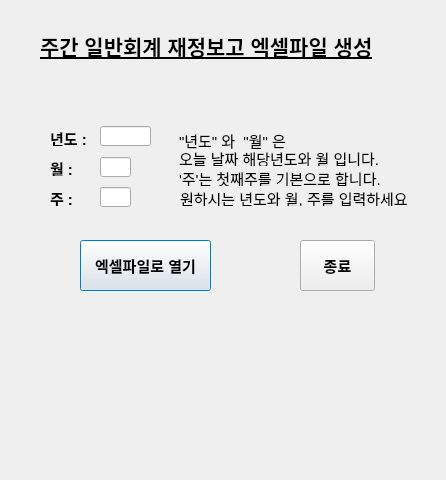
<?xml version="1.0" encoding="UTF-8"?>
<ui version="4.0">
 <class>bogoseo</class>
 <widget class="QDialog" name="bogoseo">
  <property name="windowModality">
   <enum>Qt::ApplicationModal</enum>
  </property>
  <property name="geometry">
   <rect>
    <x>0</x>
    <y>0</y>
    <width>446</width>
    <height>480</height>
   </rect>
  </property>
  <property name="font">
   <font>
    <pointsize>11</pointsize>
   </font>
  </property>
  <property name="windowTitle">
   <string>일반회계 재정보고파일 생성</string>
  </property>
  <widget class="QLabel" name="label">
   <property name="geometry">
    <rect>
     <x>40</x>
     <y>30</y>
     <width>401</width>
     <height>31</height>
    </rect>
   </property>
   <property name="font">
    <font>
     <pointsize>16</pointsize>
     <bold>true</bold>
     <underline>true</underline>
    </font>
   </property>
   <property name="text">
    <string>주간 일반회계 재정보고 엑셀파일 생성</string>
   </property>
  </widget>
  <widget class="QLabel" name="bogo_year">
   <property name="geometry">
    <rect>
     <x>50</x>
     <y>130</y>
     <width>41</width>
     <height>16</height>
    </rect>
   </property>
   <property name="font">
    <font>
     <pointsize>11</pointsize>
     <bold>true</bold>
    </font>
   </property>
   <property name="text">
    <string>년도 :</string>
   </property>
  </widget>
  <widget class="QLabel" name="bogo_month">
   <property name="geometry">
    <rect>
     <x>50</x>
     <y>160</y>
     <width>41</width>
     <height>16</height>
    </rect>
   </property>
   <property name="font">
    <font>
     <pointsize>11</pointsize>
     <bold>true</bold>
    </font>
   </property>
   <property name="text">
    <string>월 :</string>
   </property>
  </widget>
  <widget class="QLabel" name="bogo_week">
   <property name="geometry">
    <rect>
     <x>50</x>
     <y>190</y>
     <width>41</width>
     <height>16</height>
    </rect>
   </property>
   <property name="font">
    <font>
     <pointsize>11</pointsize>
     <bold>true</bold>
    </font>
   </property>
   <property name="text">
    <string>주 :</string>
   </property>
  </widget>
  <widget class="QLineEdit" name="bogo_year_widget">
   <property name="geometry">
    <rect>
     <x>100</x>
     <y>126</y>
     <width>51</width>
     <height>20</height>
    </rect>
   </property>
   <property name="font">
    <font>
     <pointsize>11</pointsize>
     <bold>true</bold>
    </font>
   </property>
   <property name="toolTip">
    <string extracomment="생성하고자 하는 보고서의 &quot;년도&quot;를 숫자만 입력하세요"/>
   </property>
   <property name="toolTipDuration">
    <number>3000</number>
   </property>
   <property name="text">
    <string/>
   </property>
  </widget>
  <widget class="QLineEdit" name="bogo_month_widget">
   <property name="geometry">
    <rect>
     <x>100</x>
     <y>157</y>
     <width>31</width>
     <height>20</height>
    </rect>
   </property>
   <property name="font">
    <font>
     <pointsize>11</pointsize>
     <bold>true</bold>
    </font>
   </property>
   <property name="toolTip">
    <string extracomment="생성하고자 하는 보고서의 &quot;월&quot; 을 숫자만 입력하세요"/>
   </property>
   <property name="toolTipDuration">
    <number>3000</number>
   </property>
  </widget>
  <widget class="QLineEdit" name="bogo_week_widget">
   <property name="geometry">
    <rect>
     <x>100</x>
     <y>187</y>
     <width>31</width>
     <height>20</height>
    </rect>
   </property>
   <property name="font">
    <font>
     <pointsize>11</pointsize>
     <bold>true</bold>
    </font>
   </property>
   <property name="toolTip">
    <string extracomment="생성하고자 하는 보고서의 &quot;주&quot; 을 숫자만 입력하세요"/>
   </property>
   <property name="toolTipDuration">
    <number>3000</number>
   </property>
  </widget>
  <widget class="QPushButton" name="creat_button">
   <property name="geometry">
    <rect>
     <x>80</x>
     <y>240</y>
     <width>131</width>
     <height>51</height>
    </rect>
   </property>
   <property name="font">
    <font>
     <pointsize>11</pointsize>
     <bold>true</bold>
    </font>
   </property>
   <property name="text">
    <string>엑셀파일로 열기</string>
   </property>
  </widget>
  <widget class="QPushButton" name="pushButton_2">
   <property name="geometry">
    <rect>
     <x>300</x>
     <y>240</y>
     <width>75</width>
     <height>51</height>
    </rect>
   </property>
   <property name="font">
    <font>
     <pointsize>11</pointsize>
     <bold>true</bold>
    </font>
   </property>
   <property name="text">
    <string>종료</string>
   </property>
  </widget>
  <widget class="QLabel" name="week_bogo_confirm">
   <property name="geometry">
    <rect>
     <x>10</x>
     <y>330</y>
     <width>431</width>
     <height>41</height>
    </rect>
   </property>
   <property name="font">
    <font>
     <pointsize>11</pointsize>
     <bold>true</bold>
    </font>
   </property>
   <property name="text">
    <string/>
   </property>
  </widget>
  <widget class="QLabel" name="label_2">
   <property name="geometry">
    <rect>
     <x>179</x>
     <y>130</y>
     <width>121</width>
     <height>21</height>
    </rect>
   </property>
   <property name="text">
    <string>&quot;년도&quot; 와  &quot;월&quot; 은</string>
   </property>
  </widget>
  <widget class="QLabel" name="label_3">
   <property name="geometry">
    <rect>
     <x>179</x>
     <y>150</y>
     <width>231</width>
     <height>16</height>
    </rect>
   </property>
   <property name="text">
    <string>오늘 날짜 해당년도와 월 입니다.</string>
   </property>
  </widget>
  <widget class="QLabel" name="label_4">
   <property name="geometry">
    <rect>
     <x>179</x>
     <y>170</y>
     <width>231</width>
     <height>16</height>
    </rect>
   </property>
   <property name="text">
    <string>'주'는 첫째주를 기본으로 합니다.</string>
   </property>
  </widget>
  <widget class="QLabel" name="label_5">
   <property name="geometry">
    <rect>
     <x>180</x>
     <y>190</y>
     <width>251</width>
     <height>16</height>
    </rect>
   </property>
   <property name="text">
    <string>원하시는 년도와 월, 주를 입력하세요</string>
   </property>
  </widget>
 </widget>
 <resources/>
 <connections>
  <connection>
   <sender>pushButton_2</sender>
   <signal>clicked()</signal>
   <receiver>bogoseo</receiver>
   <slot>close()</slot>
   <hints>
    <hint type="sourcelabel">
     <x>331</x>
     <y>251</y>
    </hint>
    <hint type="destinationlabel">
     <x>344</x>
     <y>275</y>
    </hint>
   </hints>
  </connection>
  <connection>
   <sender>creat_button</sender>
   <signal>clicked()</signal>
   <receiver>bogoseo</receiver>
   <slot>Y1_M1_W1_execute()</slot>
   <hints>
    <hint type="sourcelabel">
     <x>164</x>
     <y>247</y>
    </hint>
    <hint type="destinationlabel">
     <x>244</x>
     <y>259</y>
    </hint>
   </hints>
  </connection>
 </connections>
 <slots>
  <slot>Y1_M1_W1_execute()</slot>
 </slots>
</ui>
